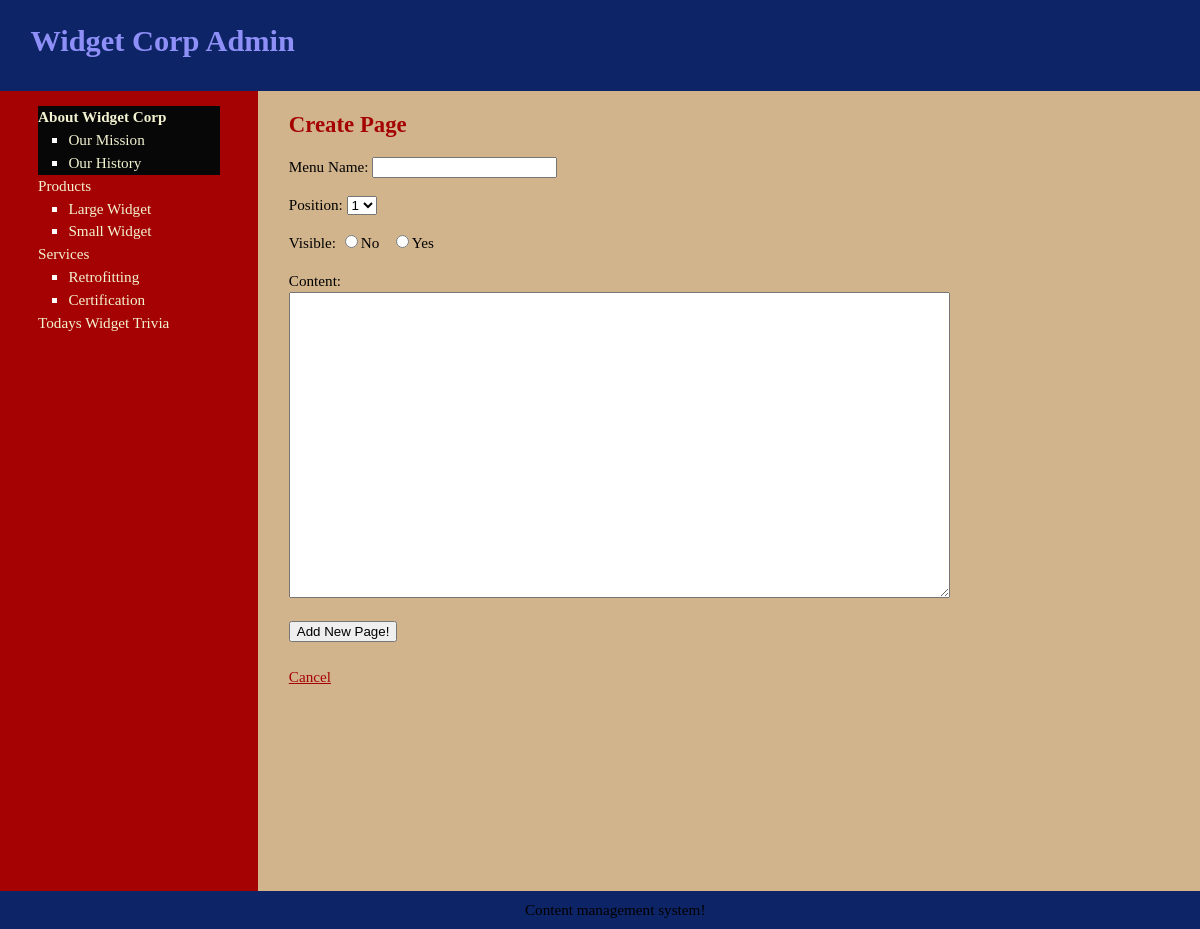
/public/addNewPage.php?subject=1 (signed in), run on the app's committed database.
### tables this page shows
CREATE TABLE `subjects` (
  `id` int(10) NOT NULL,
  `menu_name` varchar(32) NOT NULL,
  `position` int(4) NOT NULL,
  `visible` tinyint(1) NOT NULL
);

CREATE TABLE `pages` (
  `id` int(10) NOT NULL,
  `subject_id` int(10) NOT NULL,
  `menu_name` varchar(32) NOT NULL,
  `position` int(4) NOT NULL,
  `visible` tinyint(1) NOT NULL,
  `content` text DEFAULT NULL
);

### public/addNewPage.php (the view, shortened to what this page needs)
<?php require_once("../includefiles/db.php"); ?>
<?php require_once("../includefiles/functions.php"); ?>
<?php find_selected_page_from_subject(); ?>
<?php include("../includefiles/header.php"); ?>
<div id="main">
    <div id="navigation">
        <?php echo navigation($current_subject, $current_page); ?>
    </div>
    <div id="page">
        <h2>Create Page</h2>
        <form action="addNewPage.php?subject=<?php echo urlencode($current_subject["id"]); ?>" method="post">
            <p>Menu Name:
                <input type="text" name="menu_name" value="" />
            </p>
            <p>Position:
                <select name="position">
                <?php
                    $page_set = find_pages_for_subjects($current_subject["id"]);
                    $page_count = mysqli_num_rows($page_set);
                    for($count=1; $count <= ($page_count + 1); $count++)
                    {
                        echo "<option value=\"{$count}\">{$count}</option>";
                    }
                ?>
                </select>
            </p>
            <p>Visible:
                <input type="radio" name="visible" value="0" />No
                &nbsp;
                <input type="radio" name="visible" value="1" />Yes
            </p>
            <p>Content:<br />
                <textarea name="content" cols="80" rows="20"></textarea>
            </p>
            <input type="submit" name="submit" value="Add New Page!" />
        </form>
        <br />
        <a href="manageWebsiteContent.php?subject=<?php echo urlencode($current_subject["id"]); ?>">Cancel</a>
    </div>
</div>
<?php include("../includefiles/footer.php"); ?>

### includefiles/functions.php (shortened to what this page needs)
<?php
function find_all_subjects($public = true)
{
    global $connection;
    $query = "SELECT * ";
    $query .= "FROM subjects ";
    $query .= "ORDER BY position ASC";
    $subjects = mysqli_query($connection, $query);
    return $subjects;
}
function find_pages_for_subjects($subject_id, $public = true)
{
    global $connection;
    $final_subject_id = mysqli_real_escape_string($connection, $subject_id);
    $query = "SELECT * ";
    $query .= "FROM pages ";
    $query .= "WHERE subject_id = {$final_subject_id} ";
    if ($public) {
        $query .= "AND visible = 1 ";
    }
    $query .= "ORDER BY position ASC";
    $pages = mysqli_query($connection, $query);
    return $pages;
}
function find_pages_for_subjects_admin_view($subject_id)
{
    global $connection;
    $final_subject_id = mysqli_real_escape_string($connection, $subject_id);
    $query = "SELECT * ";
    $query .= "FROM pages ";
    $query .= "WHERE subject_id = {$final_subject_id} ";
    $query .= "ORDER BY position ASC";
    $pages = mysqli_query($connection, $query);
    return $pages;
}
function find_subject_by_id($subject_id, $public = true)
{
    global $connection;
    $final_subject_id = mysqli_real_escape_string($connection, $subject_id);
    $query = "SELECT * ";
    $query .= "FROM subjects ";
    $query .= "WHERE id = {$final_subject_id} ";
    $query .= "LIMIT 1";
    $subjects = mysqli_query($connection, $query);
    if ($subject = mysqli_fetch_assoc($subjects)) {
        return $subject;
    } else {
        return null;
    }
}
function find_selected_page_from_subject($public = false)
{
    if (isset($_GET["subject"])) {
        $current_subject = find_subject_by_id($_GET["subject"], $public);
        if ($current_subject && $public) {
            $current_page = find_default_page_for_subject($current_subject["id"]);
        } else {
            $current_page = null;
        }
    } elseif (isset($_GET["page"])) {
        $current_subject = null;
        $current_page = find_page_by_id($_GET["page"], $public);
    } else {
        $current_subject = null;
        $current_page = null;
    }
}
function navigation($subject_array, $page_array)
{
    $output = "<ul class=\"subjects\">";
    $get_all_subjects = find_all_subjects(false);
    while ($subject = mysqli_fetch_assoc($get_all_subjects)) {
        $output .= "<li";
        if ($subject_array && $subject['id'] == $subject_array['id']) {
            $output .= " class=\"selected\"";
        }
        $output .= ">";
        $output .= "<a href=\"manageWebsiteContent.php?subject=";
        $output .= urlencode($subject['id']);
        $output .= "\">";
        $output .= htmlentities($subject["menu_name"]);
        $output .= "</a>";
        $get_all_pages = find_pages_for_subjects_admin_view($subject['id']);
        $output .= "<ul class=\"pages\">";
        while ($page = mysqli_fetch_assoc($get_all_pages)) {
            $output .= " <li";
            $output .= ">";
            $output .= "<a href=\"manageWebsiteContent.php?page=";
            $output .= urlencode($page['id']);
            $output .= "\">";
            $output .= htmlentities($page["menu_name"]);
            $output .= "</a></li>";
        }
        $output .= "</ul></li>";
    }
    $output .= "</ul>";
    return $output;
}
?>

### css/style.css (style rules this page uses)
html { height:100%; width:100% }
body { width: 100%; height: 100%; margin:0; padding: 0; border:0; font-family: Verdana, Tahoma, serif; font-size: 0.95em; line-height: 1.5em; background: rgb(210, 180, 140); }
a { color: rgb(165, 3, 3);; }
#main { height: 100%; width: 100%; margin: 0; padding: 0; background-color: rgb(210, 180, 140); }
#navigation { float: left; width: 12em; height: 100%; margin: 0; padding: 0 2.5em; color: rgb(3, 3, 51); background-color: rgb(165, 3, 3); }
#navigation a { color: rgb(243, 243, 209);; text-decoration: none; }
#page { float: left; height: 100%; padding-left: 2em; vertical-align: top; background-color: rgb(210, 180, 140); }
#page h2 { color: rgb(165, 3, 3);; margin-top: 1em; }
ul.subjects { margin: 1em 0; padding-left: 0; list-style: none; }
ul.pages { padding-left: 2em; list-style: square; color: rgb(253, 251, 251); font-weight: normal; }
.selected { font-weight: bold; background-color: rgb(7, 7, 7); color: rgb(253, 251, 251); }

### data on the page
subjects: value "About Widget Corp"
pages: value "Our Mission"
pages: value "Our History"
subjects: value "Products"
pages: value "Large Widget"
pages: value "Small Widget"
subjects: value "Services"
pages: value "Retrofitting"
pages: value "Certification"
subjects: value "Todays Widget Trivia"

### other printed values
form field position "1"
